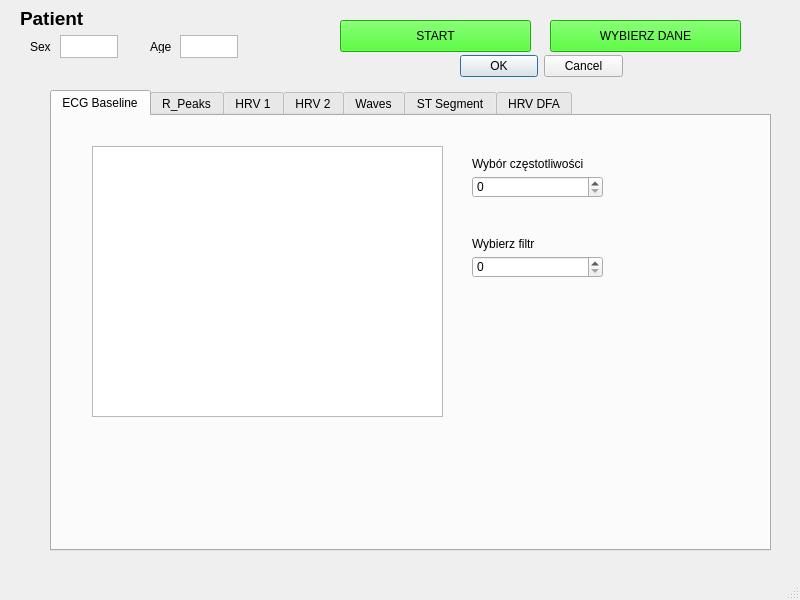
<?xml version="1.0" encoding="UTF-8"?>
<ui version="4.0">
 <class>MainWindow</class>
 <widget class="QMainWindow" name="MainWindow">
  <property name="geometry">
   <rect>
    <x>0</x>
    <y>0</y>
    <width>800</width>
    <height>600</height>
   </rect>
  </property>
  <property name="windowTitle">
   <string>MainWindow</string>
  </property>
  <widget class="QWidget" name="centralwidget">
   <widget class="QTabWidget" name="appTabBar">
    <property name="enabled">
     <bool>true</bool>
    </property>
    <property name="geometry">
     <rect>
      <x>50</x>
      <y>90</y>
      <width>721</width>
      <height>461</height>
     </rect>
    </property>
    <property name="sizePolicy">
     <sizepolicy hsizetype="Expanding" vsizetype="Expanding">
      <horstretch>0</horstretch>
      <verstretch>0</verstretch>
     </sizepolicy>
    </property>
    <property name="layoutDirection">
     <enum>Qt::LeftToRight</enum>
    </property>
    <property name="tabPosition">
     <enum>QTabWidget::North</enum>
    </property>
    <property name="tabShape">
     <enum>QTabWidget::Rounded</enum>
    </property>
    <property name="currentIndex">
     <number>0</number>
    </property>
    <property name="elideMode">
     <enum>Qt::ElideNone</enum>
    </property>
    <property name="tabsClosable">
     <bool>false</bool>
    </property>
    <widget class="QWidget" name="tab">
     <attribute name="title">
      <string>ECG Baseline</string>
     </attribute>
     <widget class="QGraphicsView" name="graphicsView">
      <property name="geometry">
       <rect>
        <x>40</x>
        <y>30</y>
        <width>351</width>
        <height>271</height>
       </rect>
      </property>
     </widget>
     <widget class="QLabel" name="label_4">
      <property name="geometry">
       <rect>
        <x>420</x>
        <y>40</y>
        <width>171</width>
        <height>16</height>
       </rect>
      </property>
      <property name="text">
       <string>Wybór częstotliwości</string>
      </property>
     </widget>
     <widget class="QLabel" name="label_5">
      <property name="geometry">
       <rect>
        <x>420</x>
        <y>120</y>
        <width>171</width>
        <height>16</height>
       </rect>
      </property>
      <property name="text">
       <string>Wybierz filtr</string>
      </property>
     </widget>
     <widget class="QSpinBox" name="spinBox">
      <property name="geometry">
       <rect>
        <x>420</x>
        <y>60</y>
        <width>131</width>
        <height>22</height>
       </rect>
      </property>
     </widget>
     <widget class="QSpinBox" name="spinBox_2">
      <property name="geometry">
       <rect>
        <x>420</x>
        <y>140</y>
        <width>131</width>
        <height>22</height>
       </rect>
      </property>
     </widget>
    </widget>
    <widget class="QWidget" name="tab_2">
     <attribute name="title">
      <string>R_Peaks</string>
     </attribute>
    </widget>
    <widget class="QWidget" name="tab_3">
     <attribute name="title">
      <string>HRV 1</string>
     </attribute>
     <widget class="QGraphicsView" name="graphicsView_4">
      <property name="geometry">
       <rect>
        <x>70</x>
        <y>70</y>
        <width>256</width>
        <height>192</height>
       </rect>
      </property>
     </widget>
     <widget class="QGraphicsView" name="graphicsView_5">
      <property name="geometry">
       <rect>
        <x>400</x>
        <y>70</y>
        <width>256</width>
        <height>192</height>
       </rect>
      </property>
     </widget>
     <widget class="QLabel" name="label_12">
      <property name="geometry">
       <rect>
        <x>170</x>
        <y>50</y>
        <width>61</width>
        <height>16</height>
       </rect>
      </property>
      <property name="text">
       <string>Wykres 1</string>
      </property>
     </widget>
     <widget class="QLabel" name="label_13">
      <property name="geometry">
       <rect>
        <x>500</x>
        <y>50</y>
        <width>61</width>
        <height>16</height>
       </rect>
      </property>
      <property name="text">
       <string>Wykres 2</string>
      </property>
     </widget>
    </widget>
    <widget class="QWidget" name="tab_4">
     <attribute name="title">
      <string>HRV 2</string>
     </attribute>
     <widget class="QGraphicsView" name="graphicsView_2">
      <property name="geometry">
       <rect>
        <x>40</x>
        <y>40</y>
        <width>256</width>
        <height>192</height>
       </rect>
      </property>
     </widget>
     <widget class="QGraphicsView" name="graphicsView_3">
      <property name="geometry">
       <rect>
        <x>370</x>
        <y>40</y>
        <width>256</width>
        <height>192</height>
       </rect>
      </property>
     </widget>
     <widget class="QLCDNumber" name="lcdNumber">
      <property name="geometry">
       <rect>
        <x>50</x>
        <y>310</y>
        <width>64</width>
        <height>23</height>
       </rect>
      </property>
     </widget>
     <widget class="QLCDNumber" name="lcdNumber_2">
      <property name="geometry">
       <rect>
        <x>250</x>
        <y>390</y>
        <width>64</width>
        <height>23</height>
       </rect>
      </property>
     </widget>
     <widget class="QLCDNumber" name="lcdNumber_3">
      <property name="geometry">
       <rect>
        <x>50</x>
        <y>390</y>
        <width>64</width>
        <height>23</height>
       </rect>
      </property>
     </widget>
     <widget class="QLCDNumber" name="lcdNumber_4">
      <property name="geometry">
       <rect>
        <x>250</x>
        <y>310</y>
        <width>64</width>
        <height>23</height>
       </rect>
      </property>
     </widget>
     <widget class="QLabel" name="label_6">
      <property name="geometry">
       <rect>
        <x>50</x>
        <y>20</y>
        <width>111</width>
        <height>16</height>
       </rect>
      </property>
      <property name="text">
       <string>Histogram</string>
      </property>
     </widget>
     <widget class="QLabel" name="label_7">
      <property name="geometry">
       <rect>
        <x>370</x>
        <y>20</y>
        <width>111</width>
        <height>16</height>
       </rect>
      </property>
      <property name="text">
       <string>Wykres poincare</string>
      </property>
     </widget>
     <widget class="QLabel" name="label_8">
      <property name="geometry">
       <rect>
        <x>50</x>
        <y>280</y>
        <width>111</width>
        <height>16</height>
       </rect>
      </property>
      <property name="text">
       <string>HRV Index</string>
      </property>
     </widget>
     <widget class="QLabel" name="label_9">
      <property name="geometry">
       <rect>
        <x>50</x>
        <y>360</y>
        <width>111</width>
        <height>16</height>
       </rect>
      </property>
      <property name="text">
       <string>TINN</string>
      </property>
     </widget>
     <widget class="QLabel" name="label_10">
      <property name="geometry">
       <rect>
        <x>250</x>
        <y>280</y>
        <width>111</width>
        <height>16</height>
       </rect>
      </property>
      <property name="text">
       <string>SD1</string>
      </property>
     </widget>
     <widget class="QLabel" name="label_11">
      <property name="geometry">
       <rect>
        <x>250</x>
        <y>370</y>
        <width>111</width>
        <height>16</height>
       </rect>
      </property>
      <property name="text">
       <string>SD2</string>
      </property>
     </widget>
    </widget>
    <widget class="QWidget" name="tab_7">
     <attribute name="title">
      <string>Waves</string>
     </attribute>
     <widget class="QGraphicsView" name="graphicsView_7">
      <property name="geometry">
       <rect>
        <x>150</x>
        <y>60</y>
        <width>461</width>
        <height>321</height>
       </rect>
      </property>
     </widget>
     <widget class="QLabel" name="label_15">
      <property name="geometry">
       <rect>
        <x>360</x>
        <y>40</y>
        <width>47</width>
        <height>13</height>
       </rect>
      </property>
      <property name="text">
       <string>Wykres</string>
      </property>
     </widget>
    </widget>
    <widget class="QWidget" name="tab_6">
     <attribute name="title">
      <string>ST Segment</string>
     </attribute>
     <widget class="QGraphicsView" name="graphicsView_6">
      <property name="geometry">
       <rect>
        <x>140</x>
        <y>60</y>
        <width>461</width>
        <height>321</height>
       </rect>
      </property>
     </widget>
     <widget class="QLabel" name="label_14">
      <property name="geometry">
       <rect>
        <x>350</x>
        <y>40</y>
        <width>47</width>
        <height>13</height>
       </rect>
      </property>
      <property name="text">
       <string>Wykres</string>
      </property>
     </widget>
    </widget>
    <widget class="QWidget" name="tab_5">
     <attribute name="title">
      <string>HRV DFA</string>
     </attribute>
    </widget>
   </widget>
   <widget class="QLabel" name="label">
    <property name="geometry">
     <rect>
      <x>20</x>
      <y>10</y>
      <width>91</width>
      <height>16</height>
     </rect>
    </property>
    <property name="font">
     <font>
      <pointsize>14</pointsize>
      <weight>75</weight>
      <bold>true</bold>
     </font>
    </property>
    <property name="text">
     <string>Patient</string>
    </property>
   </widget>
   <widget class="QLabel" name="label_2">
    <property name="geometry">
     <rect>
      <x>30</x>
      <y>40</y>
      <width>47</width>
      <height>13</height>
     </rect>
    </property>
    <property name="text">
     <string>Sex</string>
    </property>
   </widget>
   <widget class="QLabel" name="label_3">
    <property name="geometry">
     <rect>
      <x>150</x>
      <y>40</y>
      <width>47</width>
      <height>13</height>
     </rect>
    </property>
    <property name="text">
     <string>Age</string>
    </property>
   </widget>
   <widget class="QTextEdit" name="textEdit">
    <property name="geometry">
     <rect>
      <x>60</x>
      <y>35</y>
      <width>58</width>
      <height>23</height>
     </rect>
    </property>
    <property name="html">
     <string>&lt;!DOCTYPE HTML PUBLIC &quot;-//W3C//DTD HTML 4.0//EN&quot; &quot;http://www.w3.org/TR/REC-html40/strict.dtd&quot;&gt;
&lt;html&gt;&lt;head&gt;&lt;meta name=&quot;qrichtext&quot; content=&quot;1&quot; /&gt;&lt;style type=&quot;text/css&quot;&gt;
p, li { white-space: pre-wrap; }
&lt;/style&gt;&lt;/head&gt;&lt;body style=&quot; font-family:'.AppleSystemUIFont'; font-size:13pt; font-weight:400; font-style:normal;&quot;&gt;
&lt;p style=&quot;-qt-paragraph-type:empty; margin-top:0px; margin-bottom:0px; margin-left:0px; margin-right:0px; -qt-block-indent:0; text-indent:0px; font-family:'MS Shell Dlg 2'; font-size:8.25pt;&quot;&gt;&lt;br /&gt;&lt;/p&gt;&lt;/body&gt;&lt;/html&gt;</string>
    </property>
   </widget>
   <widget class="QTextEdit" name="textEdit_2">
    <property name="geometry">
     <rect>
      <x>180</x>
      <y>35</y>
      <width>58</width>
      <height>23</height>
     </rect>
    </property>
    <property name="html">
     <string>&lt;!DOCTYPE HTML PUBLIC &quot;-//W3C//DTD HTML 4.0//EN&quot; &quot;http://www.w3.org/TR/REC-html40/strict.dtd&quot;&gt;
&lt;html&gt;&lt;head&gt;&lt;meta name=&quot;qrichtext&quot; content=&quot;1&quot; /&gt;&lt;style type=&quot;text/css&quot;&gt;
p, li { white-space: pre-wrap; }
&lt;/style&gt;&lt;/head&gt;&lt;body style=&quot; font-family:'.AppleSystemUIFont'; font-size:13pt; font-weight:400; font-style:normal;&quot;&gt;
&lt;p style=&quot;-qt-paragraph-type:empty; margin-top:0px; margin-bottom:0px; margin-left:0px; margin-right:0px; -qt-block-indent:0; text-indent:0px; font-family:'MS Shell Dlg 2'; font-size:8.25pt;&quot;&gt;&lt;br /&gt;&lt;/p&gt;&lt;/body&gt;&lt;/html&gt;</string>
    </property>
   </widget>
   <widget class="QPushButton" name="pushButton_4">
    <property name="geometry">
     <rect>
      <x>550</x>
      <y>20</y>
      <width>191</width>
      <height>32</height>
     </rect>
    </property>
    <property name="palette">
     <palette>
      <active>
       <colorrole role="WindowText">
        <brush brushstyle="SolidPattern">
         <color alpha="255">
          <red>0</red>
          <green>0</green>
          <blue>0</blue>
         </color>
        </brush>
       </colorrole>
       <colorrole role="Button">
        <brush brushstyle="SolidPattern">
         <color alpha="255">
          <red>35</red>
          <green>243</green>
          <blue>5</blue>
         </color>
        </brush>
       </colorrole>
       <colorrole role="Light">
        <brush brushstyle="SolidPattern">
         <color alpha="255">
          <red>133</red>
          <green>255</green>
          <blue>115</blue>
         </color>
        </brush>
       </colorrole>
       <colorrole role="Midlight">
        <brush brushstyle="SolidPattern">
         <color alpha="255">
          <red>84</red>
          <green>249</green>
          <blue>60</blue>
         </color>
        </brush>
       </colorrole>
       <colorrole role="Dark">
        <brush brushstyle="SolidPattern">
         <color alpha="255">
          <red>17</red>
          <green>121</green>
          <blue>2</blue>
         </color>
        </brush>
       </colorrole>
       <colorrole role="Mid">
        <brush brushstyle="SolidPattern">
         <color alpha="255">
          <red>23</red>
          <green>162</green>
          <blue>3</blue>
         </color>
        </brush>
       </colorrole>
       <colorrole role="Text">
        <brush brushstyle="SolidPattern">
         <color alpha="255">
          <red>0</red>
          <green>0</green>
          <blue>0</blue>
         </color>
        </brush>
       </colorrole>
       <colorrole role="BrightText">
        <brush brushstyle="SolidPattern">
         <color alpha="255">
          <red>255</red>
          <green>255</green>
          <blue>255</blue>
         </color>
        </brush>
       </colorrole>
       <colorrole role="ButtonText">
        <brush brushstyle="SolidPattern">
         <color alpha="255">
          <red>0</red>
          <green>0</green>
          <blue>0</blue>
         </color>
        </brush>
       </colorrole>
       <colorrole role="Base">
        <brush brushstyle="SolidPattern">
         <color alpha="255">
          <red>255</red>
          <green>255</green>
          <blue>255</blue>
         </color>
        </brush>
       </colorrole>
       <colorrole role="Window">
        <brush brushstyle="SolidPattern">
         <color alpha="255">
          <red>35</red>
          <green>243</green>
          <blue>5</blue>
         </color>
        </brush>
       </colorrole>
       <colorrole role="Shadow">
        <brush brushstyle="SolidPattern">
         <color alpha="255">
          <red>0</red>
          <green>0</green>
          <blue>0</blue>
         </color>
        </brush>
       </colorrole>
       <colorrole role="AlternateBase">
        <brush brushstyle="SolidPattern">
         <color alpha="255">
          <red>145</red>
          <green>249</green>
          <blue>130</blue>
         </color>
        </brush>
       </colorrole>
       <colorrole role="ToolTipBase">
        <brush brushstyle="SolidPattern">
         <color alpha="255">
          <red>255</red>
          <green>255</green>
          <blue>220</blue>
         </color>
        </brush>
       </colorrole>
       <colorrole role="ToolTipText">
        <brush brushstyle="SolidPattern">
         <color alpha="255">
          <red>0</red>
          <green>0</green>
          <blue>0</blue>
         </color>
        </brush>
       </colorrole>
       <colorrole role="PlaceholderText">
        <brush brushstyle="SolidPattern">
         <color alpha="128">
          <red>0</red>
          <green>0</green>
          <blue>0</blue>
         </color>
        </brush>
       </colorrole>
      </active>
      <inactive>
       <colorrole role="WindowText">
        <brush brushstyle="SolidPattern">
         <color alpha="255">
          <red>0</red>
          <green>0</green>
          <blue>0</blue>
         </color>
        </brush>
       </colorrole>
       <colorrole role="Button">
        <brush brushstyle="SolidPattern">
         <color alpha="255">
          <red>35</red>
          <green>243</green>
          <blue>5</blue>
         </color>
        </brush>
       </colorrole>
       <colorrole role="Light">
        <brush brushstyle="SolidPattern">
         <color alpha="255">
          <red>133</red>
          <green>255</green>
          <blue>115</blue>
         </color>
        </brush>
       </colorrole>
       <colorrole role="Midlight">
        <brush brushstyle="SolidPattern">
         <color alpha="255">
          <red>84</red>
          <green>249</green>
          <blue>60</blue>
         </color>
        </brush>
       </colorrole>
       <colorrole role="Dark">
        <brush brushstyle="SolidPattern">
         <color alpha="255">
          <red>17</red>
          <green>121</green>
          <blue>2</blue>
         </color>
        </brush>
       </colorrole>
       <colorrole role="Mid">
        <brush brushstyle="SolidPattern">
         <color alpha="255">
          <red>23</red>
          <green>162</green>
          <blue>3</blue>
         </color>
        </brush>
       </colorrole>
       <colorrole role="Text">
        <brush brushstyle="SolidPattern">
         <color alpha="255">
          <red>0</red>
          <green>0</green>
          <blue>0</blue>
         </color>
        </brush>
       </colorrole>
       <colorrole role="BrightText">
        <brush brushstyle="SolidPattern">
         <color alpha="255">
          <red>255</red>
          <green>255</green>
          <blue>255</blue>
         </color>
        </brush>
       </colorrole>
       <colorrole role="ButtonText">
        <brush brushstyle="SolidPattern">
         <color alpha="255">
          <red>0</red>
          <green>0</green>
          <blue>0</blue>
         </color>
        </brush>
       </colorrole>
       <colorrole role="Base">
        <brush brushstyle="SolidPattern">
         <color alpha="255">
          <red>255</red>
          <green>255</green>
          <blue>255</blue>
         </color>
        </brush>
       </colorrole>
       <colorrole role="Window">
        <brush brushstyle="SolidPattern">
         <color alpha="255">
          <red>35</red>
          <green>243</green>
          <blue>5</blue>
         </color>
        </brush>
       </colorrole>
       <colorrole role="Shadow">
        <brush brushstyle="SolidPattern">
         <color alpha="255">
          <red>0</red>
          <green>0</green>
          <blue>0</blue>
         </color>
        </brush>
       </colorrole>
       <colorrole role="AlternateBase">
        <brush brushstyle="SolidPattern">
         <color alpha="255">
          <red>145</red>
          <green>249</green>
          <blue>130</blue>
         </color>
        </brush>
       </colorrole>
       <colorrole role="ToolTipBase">
        <brush brushstyle="SolidPattern">
         <color alpha="255">
          <red>255</red>
          <green>255</green>
          <blue>220</blue>
         </color>
        </brush>
       </colorrole>
       <colorrole role="ToolTipText">
        <brush brushstyle="SolidPattern">
         <color alpha="255">
          <red>0</red>
          <green>0</green>
          <blue>0</blue>
         </color>
        </brush>
       </colorrole>
       <colorrole role="PlaceholderText">
        <brush brushstyle="SolidPattern">
         <color alpha="128">
          <red>0</red>
          <green>0</green>
          <blue>0</blue>
         </color>
        </brush>
       </colorrole>
      </inactive>
      <disabled>
       <colorrole role="WindowText">
        <brush brushstyle="SolidPattern">
         <color alpha="255">
          <red>17</red>
          <green>121</green>
          <blue>2</blue>
         </color>
        </brush>
       </colorrole>
       <colorrole role="Button">
        <brush brushstyle="SolidPattern">
         <color alpha="255">
          <red>35</red>
          <green>243</green>
          <blue>5</blue>
         </color>
        </brush>
       </colorrole>
       <colorrole role="Light">
        <brush brushstyle="SolidPattern">
         <color alpha="255">
          <red>133</red>
          <green>255</green>
          <blue>115</blue>
         </color>
        </brush>
       </colorrole>
       <colorrole role="Midlight">
        <brush brushstyle="SolidPattern">
         <color alpha="255">
          <red>84</red>
          <green>249</green>
          <blue>60</blue>
         </color>
        </brush>
       </colorrole>
       <colorrole role="Dark">
        <brush brushstyle="SolidPattern">
         <color alpha="255">
          <red>17</red>
          <green>121</green>
          <blue>2</blue>
         </color>
        </brush>
       </colorrole>
       <colorrole role="Mid">
        <brush brushstyle="SolidPattern">
         <color alpha="255">
          <red>23</red>
          <green>162</green>
          <blue>3</blue>
         </color>
        </brush>
       </colorrole>
       <colorrole role="Text">
        <brush brushstyle="SolidPattern">
         <color alpha="255">
          <red>17</red>
          <green>121</green>
          <blue>2</blue>
         </color>
        </brush>
       </colorrole>
       <colorrole role="BrightText">
        <brush brushstyle="SolidPattern">
         <color alpha="255">
          <red>255</red>
          <green>255</green>
          <blue>255</blue>
         </color>
        </brush>
       </colorrole>
       <colorrole role="ButtonText">
        <brush brushstyle="SolidPattern">
         <color alpha="255">
          <red>17</red>
          <green>121</green>
          <blue>2</blue>
         </color>
        </brush>
       </colorrole>
       <colorrole role="Base">
        <brush brushstyle="SolidPattern">
         <color alpha="255">
          <red>35</red>
          <green>243</green>
          <blue>5</blue>
         </color>
        </brush>
       </colorrole>
       <colorrole role="Window">
        <brush brushstyle="SolidPattern">
         <color alpha="255">
          <red>35</red>
          <green>243</green>
          <blue>5</blue>
         </color>
        </brush>
       </colorrole>
       <colorrole role="Shadow">
        <brush brushstyle="SolidPattern">
         <color alpha="255">
          <red>0</red>
          <green>0</green>
          <blue>0</blue>
         </color>
        </brush>
       </colorrole>
       <colorrole role="AlternateBase">
        <brush brushstyle="SolidPattern">
         <color alpha="255">
          <red>35</red>
          <green>243</green>
          <blue>5</blue>
         </color>
        </brush>
       </colorrole>
       <colorrole role="ToolTipBase">
        <brush brushstyle="SolidPattern">
         <color alpha="255">
          <red>255</red>
          <green>255</green>
          <blue>220</blue>
         </color>
        </brush>
       </colorrole>
       <colorrole role="ToolTipText">
        <brush brushstyle="SolidPattern">
         <color alpha="255">
          <red>0</red>
          <green>0</green>
          <blue>0</blue>
         </color>
        </brush>
       </colorrole>
       <colorrole role="PlaceholderText">
        <brush brushstyle="SolidPattern">
         <color alpha="128">
          <red>0</red>
          <green>0</green>
          <blue>0</blue>
         </color>
        </brush>
       </colorrole>
      </disabled>
     </palette>
    </property>
    <property name="autoFillBackground">
     <bool>false</bool>
    </property>
    <property name="text">
     <string>WYBIERZ DANE</string>
    </property>
   </widget>
   <widget class="QDialogButtonBox" name="buttonBox">
    <property name="geometry">
     <rect>
      <x>460</x>
      <y>50</y>
      <width>163</width>
      <height>32</height>
     </rect>
    </property>
    <property name="standardButtons">
     <set>QDialogButtonBox::Cancel|QDialogButtonBox::Ok</set>
    </property>
   </widget>
   <widget class="QPushButton" name="pushButton_5">
    <property name="geometry">
     <rect>
      <x>340</x>
      <y>20</y>
      <width>191</width>
      <height>32</height>
     </rect>
    </property>
    <property name="palette">
     <palette>
      <active>
       <colorrole role="WindowText">
        <brush brushstyle="SolidPattern">
         <color alpha="255">
          <red>0</red>
          <green>0</green>
          <blue>0</blue>
         </color>
        </brush>
       </colorrole>
       <colorrole role="Button">
        <brush brushstyle="SolidPattern">
         <color alpha="255">
          <red>35</red>
          <green>243</green>
          <blue>5</blue>
         </color>
        </brush>
       </colorrole>
       <colorrole role="Light">
        <brush brushstyle="SolidPattern">
         <color alpha="255">
          <red>133</red>
          <green>255</green>
          <blue>115</blue>
         </color>
        </brush>
       </colorrole>
       <colorrole role="Midlight">
        <brush brushstyle="SolidPattern">
         <color alpha="255">
          <red>84</red>
          <green>249</green>
          <blue>60</blue>
         </color>
        </brush>
       </colorrole>
       <colorrole role="Dark">
        <brush brushstyle="SolidPattern">
         <color alpha="255">
          <red>17</red>
          <green>121</green>
          <blue>2</blue>
         </color>
        </brush>
       </colorrole>
       <colorrole role="Mid">
        <brush brushstyle="SolidPattern">
         <color alpha="255">
          <red>23</red>
          <green>162</green>
          <blue>3</blue>
         </color>
        </brush>
       </colorrole>
       <colorrole role="Text">
        <brush brushstyle="SolidPattern">
         <color alpha="255">
          <red>0</red>
          <green>0</green>
          <blue>0</blue>
         </color>
        </brush>
       </colorrole>
       <colorrole role="BrightText">
        <brush brushstyle="SolidPattern">
         <color alpha="255">
          <red>255</red>
          <green>255</green>
          <blue>255</blue>
         </color>
        </brush>
       </colorrole>
       <colorrole role="ButtonText">
        <brush brushstyle="SolidPattern">
         <color alpha="255">
          <red>0</red>
          <green>0</green>
          <blue>0</blue>
         </color>
        </brush>
       </colorrole>
       <colorrole role="Base">
        <brush brushstyle="SolidPattern">
         <color alpha="255">
          <red>255</red>
          <green>255</green>
          <blue>255</blue>
         </color>
        </brush>
       </colorrole>
       <colorrole role="Window">
        <brush brushstyle="SolidPattern">
         <color alpha="255">
          <red>35</red>
          <green>243</green>
          <blue>5</blue>
         </color>
        </brush>
       </colorrole>
       <colorrole role="Shadow">
        <brush brushstyle="SolidPattern">
         <color alpha="255">
          <red>0</red>
          <green>0</green>
          <blue>0</blue>
         </color>
        </brush>
       </colorrole>
       <colorrole role="AlternateBase">
        <brush brushstyle="SolidPattern">
         <color alpha="255">
          <red>145</red>
          <green>249</green>
          <blue>130</blue>
         </color>
        </brush>
       </colorrole>
       <colorrole role="ToolTipBase">
        <brush brushstyle="SolidPattern">
         <color alpha="255">
          <red>255</red>
          <green>255</green>
          <blue>220</blue>
         </color>
        </brush>
       </colorrole>
       <colorrole role="ToolTipText">
        <brush brushstyle="SolidPattern">
         <color alpha="255">
          <red>0</red>
          <green>0</green>
          <blue>0</blue>
         </color>
        </brush>
       </colorrole>
       <colorrole role="PlaceholderText">
        <brush brushstyle="SolidPattern">
         <color alpha="128">
          <red>0</red>
          <green>0</green>
          <blue>0</blue>
         </color>
        </brush>
       </colorrole>
      </active>
      <inactive>
       <colorrole role="WindowText">
        <brush brushstyle="SolidPattern">
         <color alpha="255">
          <red>0</red>
          <green>0</green>
          <blue>0</blue>
         </color>
        </brush>
       </colorrole>
       <colorrole role="Button">
        <brush brushstyle="SolidPattern">
         <color alpha="255">
          <red>35</red>
          <green>243</green>
          <blue>5</blue>
         </color>
        </brush>
       </colorrole>
       <colorrole role="Light">
        <brush brushstyle="SolidPattern">
         <color alpha="255">
          <red>133</red>
          <green>255</green>
          <blue>115</blue>
         </color>
        </brush>
       </colorrole>
       <colorrole role="Midlight">
        <brush brushstyle="SolidPattern">
         <color alpha="255">
          <red>84</red>
          <green>249</green>
          <blue>60</blue>
         </color>
        </brush>
       </colorrole>
       <colorrole role="Dark">
        <brush brushstyle="SolidPattern">
         <color alpha="255">
          <red>17</red>
          <green>121</green>
          <blue>2</blue>
         </color>
        </brush>
       </colorrole>
       <colorrole role="Mid">
        <brush brushstyle="SolidPattern">
         <color alpha="255">
          <red>23</red>
          <green>162</green>
          <blue>3</blue>
         </color>
        </brush>
       </colorrole>
       <colorrole role="Text">
        <brush brushstyle="SolidPattern">
         <color alpha="255">
          <red>0</red>
          <green>0</green>
          <blue>0</blue>
         </color>
        </brush>
       </colorrole>
       <colorrole role="BrightText">
        <brush brushstyle="SolidPattern">
         <color alpha="255">
          <red>255</red>
          <green>255</green>
          <blue>255</blue>
         </color>
        </brush>
       </colorrole>
       <colorrole role="ButtonText">
        <brush brushstyle="SolidPattern">
         <color alpha="255">
          <red>0</red>
          <green>0</green>
          <blue>0</blue>
         </color>
        </brush>
       </colorrole>
       <colorrole role="Base">
        <brush brushstyle="SolidPattern">
         <color alpha="255">
          <red>255</red>
          <green>255</green>
          <blue>255</blue>
         </color>
        </brush>
       </colorrole>
       <colorrole role="Window">
        <brush brushstyle="SolidPattern">
         <color alpha="255">
          <red>35</red>
          <green>243</green>
          <blue>5</blue>
         </color>
        </brush>
       </colorrole>
       <colorrole role="Shadow">
        <brush brushstyle="SolidPattern">
         <color alpha="255">
          <red>0</red>
          <green>0</green>
          <blue>0</blue>
         </color>
        </brush>
       </colorrole>
       <colorrole role="AlternateBase">
        <brush brushstyle="SolidPattern">
         <color alpha="255">
          <red>145</red>
          <green>249</green>
          <blue>130</blue>
         </color>
        </brush>
       </colorrole>
       <colorrole role="ToolTipBase">
        <brush brushstyle="SolidPattern">
         <color alpha="255">
          <red>255</red>
          <green>255</green>
          <blue>220</blue>
         </color>
        </brush>
       </colorrole>
       <colorrole role="ToolTipText">
        <brush brushstyle="SolidPattern">
         <color alpha="255">
          <red>0</red>
          <green>0</green>
          <blue>0</blue>
         </color>
        </brush>
       </colorrole>
       <colorrole role="PlaceholderText">
        <brush brushstyle="SolidPattern">
         <color alpha="128">
          <red>0</red>
          <green>0</green>
          <blue>0</blue>
         </color>
        </brush>
       </colorrole>
      </inactive>
      <disabled>
       <colorrole role="WindowText">
        <brush brushstyle="SolidPattern">
         <color alpha="255">
          <red>17</red>
          <green>121</green>
          <blue>2</blue>
         </color>
        </brush>
       </colorrole>
       <colorrole role="Button">
        <brush brushstyle="SolidPattern">
         <color alpha="255">
          <red>35</red>
          <green>243</green>
          <blue>5</blue>
         </color>
        </brush>
       </colorrole>
       <colorrole role="Light">
        <brush brushstyle="SolidPattern">
         <color alpha="255">
          <red>133</red>
          <green>255</green>
          <blue>115</blue>
         </color>
        </brush>
       </colorrole>
       <colorrole role="Midlight">
        <brush brushstyle="SolidPattern">
         <color alpha="255">
          <red>84</red>
          <green>249</green>
          <blue>60</blue>
         </color>
        </brush>
       </colorrole>
       <colorrole role="Dark">
        <brush brushstyle="SolidPattern">
         <color alpha="255">
          <red>17</red>
          <green>121</green>
          <blue>2</blue>
         </color>
        </brush>
       </colorrole>
       <colorrole role="Mid">
        <brush brushstyle="SolidPattern">
         <color alpha="255">
          <red>23</red>
          <green>162</green>
          <blue>3</blue>
         </color>
        </brush>
       </colorrole>
       <colorrole role="Text">
        <brush brushstyle="SolidPattern">
         <color alpha="255">
          <red>17</red>
          <green>121</green>
          <blue>2</blue>
         </color>
        </brush>
       </colorrole>
       <colorrole role="BrightText">
        <brush brushstyle="SolidPattern">
         <color alpha="255">
          <red>255</red>
          <green>255</green>
          <blue>255</blue>
         </color>
        </brush>
       </colorrole>
       <colorrole role="ButtonText">
        <brush brushstyle="SolidPattern">
         <color alpha="255">
          <red>17</red>
          <green>121</green>
          <blue>2</blue>
         </color>
        </brush>
       </colorrole>
       <colorrole role="Base">
        <brush brushstyle="SolidPattern">
         <color alpha="255">
          <red>35</red>
          <green>243</green>
          <blue>5</blue>
         </color>
        </brush>
       </colorrole>
       <colorrole role="Window">
        <brush brushstyle="SolidPattern">
         <color alpha="255">
          <red>35</red>
          <green>243</green>
          <blue>5</blue>
         </color>
        </brush>
       </colorrole>
       <colorrole role="Shadow">
        <brush brushstyle="SolidPattern">
         <color alpha="255">
          <red>0</red>
          <green>0</green>
          <blue>0</blue>
         </color>
        </brush>
       </colorrole>
       <colorrole role="AlternateBase">
        <brush brushstyle="SolidPattern">
         <color alpha="255">
          <red>35</red>
          <green>243</green>
          <blue>5</blue>
         </color>
        </brush>
       </colorrole>
       <colorrole role="ToolTipBase">
        <brush brushstyle="SolidPattern">
         <color alpha="255">
          <red>255</red>
          <green>255</green>
          <blue>220</blue>
         </color>
        </brush>
       </colorrole>
       <colorrole role="ToolTipText">
        <brush brushstyle="SolidPattern">
         <color alpha="255">
          <red>0</red>
          <green>0</green>
          <blue>0</blue>
         </color>
        </brush>
       </colorrole>
       <colorrole role="PlaceholderText">
        <brush brushstyle="SolidPattern">
         <color alpha="128">
          <red>0</red>
          <green>0</green>
          <blue>0</blue>
         </color>
        </brush>
       </colorrole>
      </disabled>
     </palette>
    </property>
    <property name="autoFillBackground">
     <bool>false</bool>
    </property>
    <property name="text">
     <string>START</string>
    </property>
   </widget>
  </widget>
  <widget class="QMenuBar" name="menubar">
   <property name="geometry">
    <rect>
     <x>0</x>
     <y>0</y>
     <width>800</width>
     <height>22</height>
    </rect>
   </property>
  </widget>
  <widget class="QStatusBar" name="statusbar"/>
 </widget>
 <resources/>
 <connections/>
</ui>
